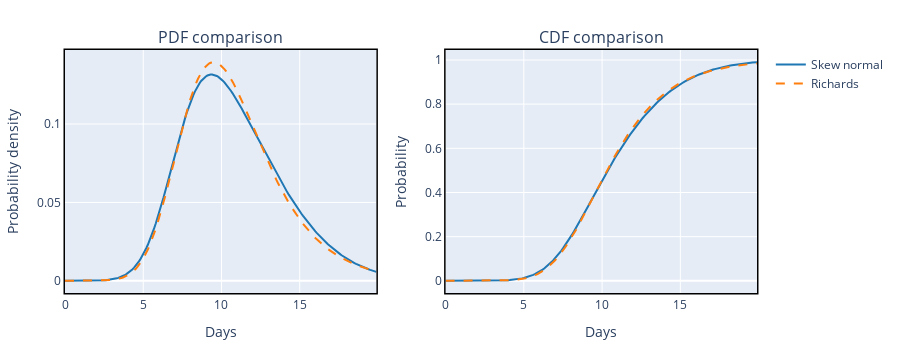

Notebook cell for this chart:
### Markdown cell above
Here are example plots for two of the skewed models:

### Code cell
richards = stats.genlogistic(c=9,loc=4,scale=2.5)
skewnorm = stats.skewnorm(a=3,loc=7,scale=5)

fig = make_subplots(rows=1, cols=2,subplot_titles=('PDF comparison','CDF comparison'))
fig.add_trace(go.Scatter(name='Skew normal',x=x,y=skewnorm.pdf(x),mode='lines',line_color=colors[0],showlegend=True),row=1,col=1)
fig.add_trace(go.Scatter(name='Richards',x=x,y=richards.pdf(x),mode='lines',line_color=colors[1],line_dash='dash',showlegend=True),row=1,col=1)
fig.add_trace(go.Scatter(name='Skew normal',x=x,y=skewnorm.cdf(x),mode='lines',line_color=colors[0],showlegend=False),row=1,col=2)
fig.add_trace(go.Scatter(name='Richards',x=x,y=richards.cdf(x),mode='lines',line_color=colors[1],line_dash='dash',showlegend=False),row=1,col=2)

fig.update_layout(height=350,margin=dict(l=20, r=20, t=50, b=20))
fig.update_xaxes(title='Days',showline=True, linewidth=1.5, linecolor='black', mirror=True)
fig.update_yaxes(showline=True, linewidth=1.5, linecolor='black', mirror=True)
fig.update_yaxes(title='Probability density',row=1,col=1)
fig.update_yaxes(title='Probability',row=1,col=2)
fig.show()

### Figure 1 — Plotly figure (JSON) as saved in the notebook; plotly's stock layout.template omitted (floating-point values rounded to 4 significant figures; data arrays with more than 128 entries replaced by an {"elided": "..."} marker saying what was removed)
{"data": [{"line": {"color": "rgb(31, 119, 180)"}, "mode": "lines", "name": "Skew normal", "showlegend": true, "type": "scatter", "x": {"elided": "200 float values"}, "xaxis": "x", "y": {"elided": "200 float values"}, "yaxis": "y"}, {"line": {"color": "rgb(255, 127, 14)", "dash": "dash"}, "mode": "lines", "name": "Richards", "showlegend": true, "type": "scatter", "x": {"elided": "200 float values"}, "xaxis": "x", "y": {"elided": "200 float values"}, "yaxis": "y"}, {"line": {"color": "rgb(31, 119, 180)"}, "mode": "lines", "name": "Skew normal", "showlegend": false, "type": "scatter", "x": {"elided": "200 float values"}, "xaxis": "x2", "y": {"elided": "200 float values"}, "yaxis": "y2"}, {"line": {"color": "rgb(255, 127, 14)", "dash": "dash"}, "mode": "lines", "name": "Richards", "showlegend": false, "type": "scatter", "x": {"elided": "200 float values"}, "xaxis": "x2", "y": {"elided": "200 float values"}, "yaxis": "y2"}], "layout": {"annotations": [{"font": {"size": 16}, "showarrow": false, "text": "PDF comparison", "x": 0.225, "xanchor": "center", "xref": "paper", "y": 1, "yanchor": "bottom", "yref": "paper"}, {"font": {"size": 16}, "showarrow": false, "text": "CDF comparison", "x": 0.775, "xanchor": "center", "xref": "paper", "y": 1, "yanchor": "bottom", "yref": "paper"}], "height": 350, "margin": {"b": 20, "l": 20, "r": 20, "t": 50}, "xaxis": {"anchor": "y", "domain": [0, 0.45], "linecolor": "black", "linewidth": 1.5, "mirror": true, "showline": true, "title": {"text": "Days"}}, "xaxis2": {"anchor": "y2", "domain": [0.55, 1], "linecolor": "black", "linewidth": 1.5, "mirror": true, "showline": true, "title": {"text": "Days"}}, "yaxis": {"anchor": "x", "domain": [0, 1], "linecolor": "black", "linewidth": 1.5, "mirror": true, "showline": true, "title": {"text": "Probability density"}}, "yaxis2": {"anchor": "x2", "domain": [0, 1], "linecolor": "black", "linewidth": 1.5, "mirror": true, "showline": true, "title": {"text": "Probability"}}}}
